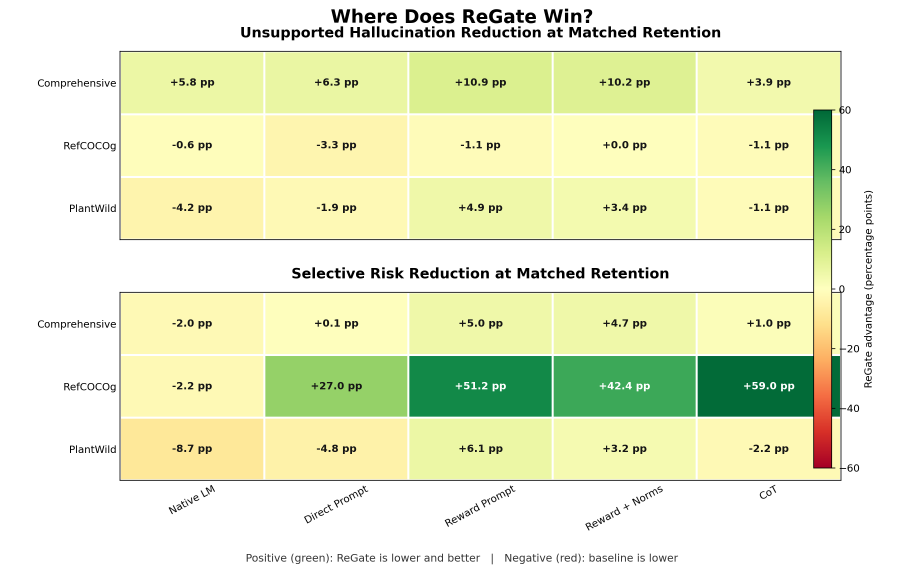
#> input picture aaai_code/experiments/selective_grounding/main/selective_grounding_summary.png, 2772 x 1716 px (shown at 1/3 size)
$ python -i transforms.py   (imports and definitions only)
#> lines starting #> are read from the running program, lines starting #| are printed output that depends on the picture
from __future__ import annotations

from pathlib import Path

import numpy as np
from PIL import Image, ImageEnhance, ImageFilter

from .boxes import qwen_box_to_xyxy
from .schema import Box


Resampling = Image.Resampling

# Qwen3-VL's image processor rejects images whose absolute aspect ratio exceeds 200. Crops that
# slice a thin strip off a near-full-frame target can produce such degenerate shapes, so we guard
# generation with a safe ceiling well below that limit.
MAX_ASPECT_RATIO = 100.0


# [56 lines left out: functions _aspect_ok, save_gaussian_blur_region, save_mean_replace_region, save_pixelate_region, not called in this run]


def save_brightness_contrast(
    image_path: str | Path,
    output_path: str | Path,
    brightness: float = 1.1,
    contrast: float = 1.1,
) -> None:
#> called with output_path = 'out.png', brightness = 1.1, contrast = 1.1
    image = Image.open(image_path).convert("RGB")
    image = ImageEnhance.Brightness(image).enhance(brightness)
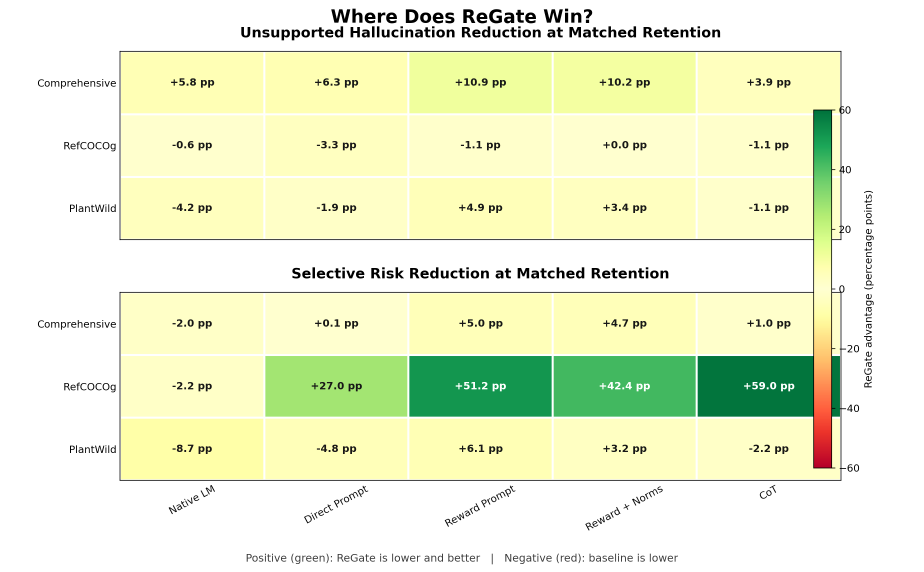
#> image: PIL image 2772x1716 RGB (shown at 1/3 size); mean R, G, B 235.2, 242.1, 209.5
    image = ImageEnhance.Contrast(image).enhance(contrast)
    Path(output_path).parent.mkdir(parents=True, exist_ok=True)
    image.save(output_path)


# [189 lines left out: functions save_horizontal_flip, save_inclusion_crop, save_exclusion_crop, save_visibility_ladder_crop, _clip_xyxy, not called in this run]

>>> result = save_brightness_contrast('../../../aaai_code/experiments/selective_grounding/main/selective_grounding_summary.png', 'out.png')
